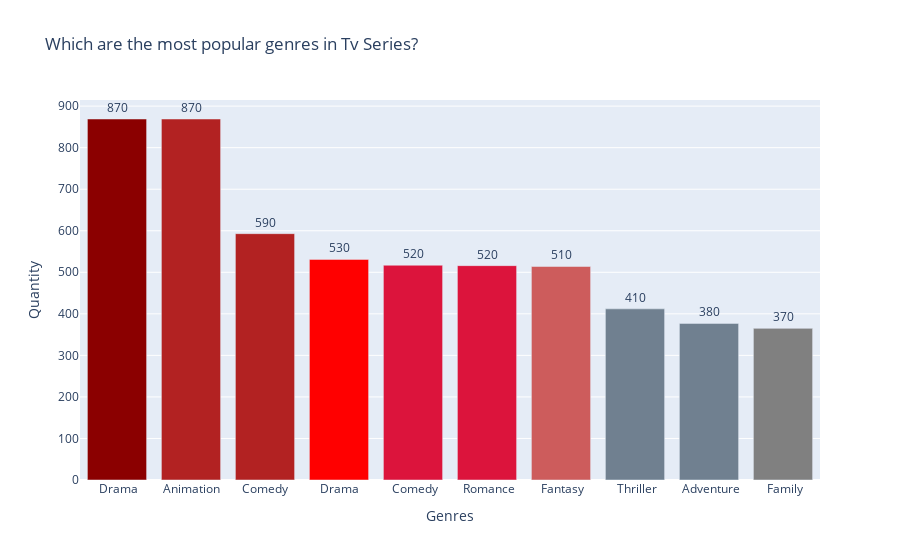

Source (notebook cell):
### Code cell
fig = go.Figure(data=[go.Bar(
    x = top_10_s_gen.index,
    y = top_10_s_gen['Counts of Genres in Tv Series'],
    text = top_10_s_gen['Counts of Genres in Tv Series'],
    textposition='auto',
    marker_color=colors_10 # marker color can be a single color value or an iterable
)])
fig.update_traces(texttemplate='%{text:.2s}', textposition='outside')
fig.update_layout(title_text= 'Which are the most popular genres in Tv Series?',
                  uniformtext_minsize=8, uniformtext_mode='hide',
                  yaxis=dict(
                  title='Quantity',
                  titlefont_size=14),
                  xaxis=dict(
                  title='Genres',
                  titlefont_size=14))

### Figure 1 — Plotly figure (JSON) as saved in the notebook; plotly's stock layout.template omitted (floating-point values rounded to 4 significant figures)
{"data": [{"marker": {"color": ["DarkRed", "FireBrick", "FireBrick", "Red", "Crimson", "Crimson", "IndianRed", "slategray", "slategray", "gray"]}, "text": ["869", "869", "593", "531", "517", "516", "514", "412", "377", "365"], "textposition": "outside", "texttemplate": "%{text:.2s}", "type": "bar", "x": [" Drama", "Animation", "Comedy", "Drama", " Comedy", " Romance", " Fantasy", " Thriller", " Adventure", " Family"], "y": [869, 869, 593, 531, 517, 516, 514, 412, 377, 365]}], "layout": {"title": {"text": "Which are the most popular genres in Tv Series?"}, "uniformtext": {"minsize": 8, "mode": "hide"}, "xaxis": {"title": {"font": {"size": 14}, "text": "Genres"}}, "yaxis": {"title": {"font": {"size": 14}, "text": "Quantity"}}}}
